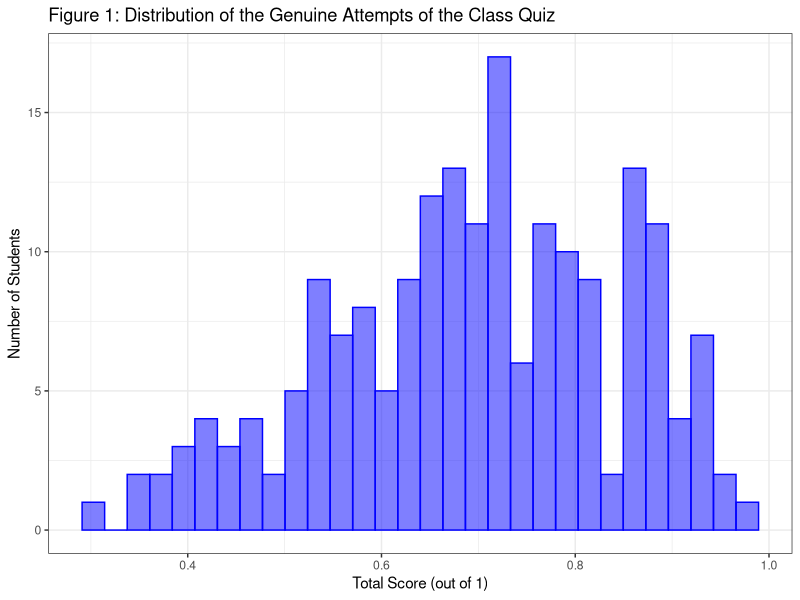
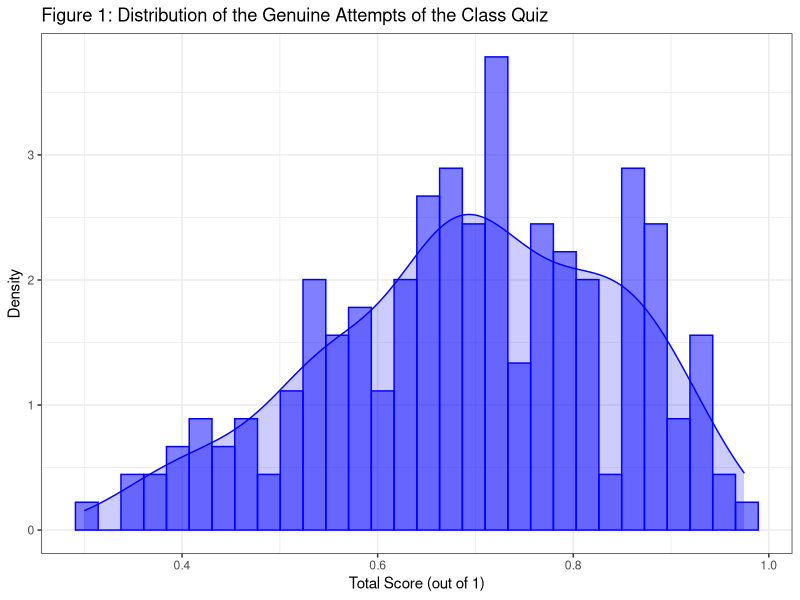
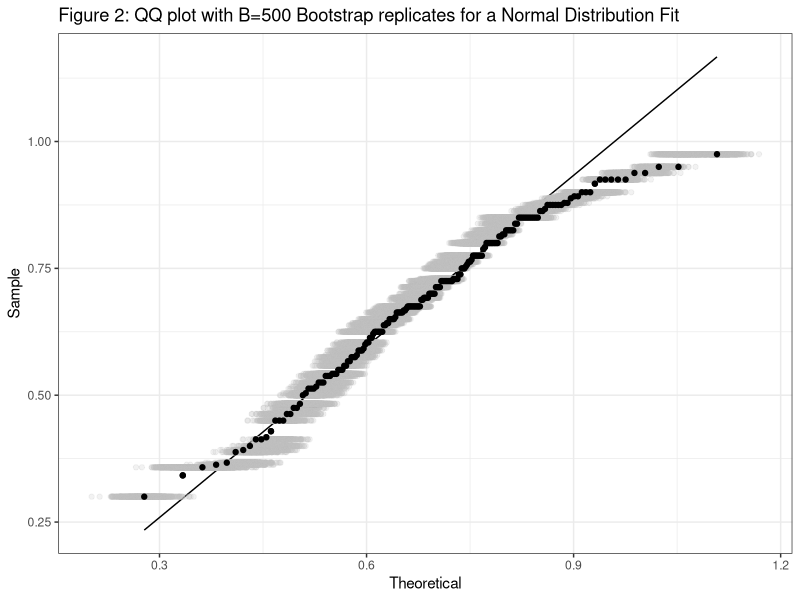
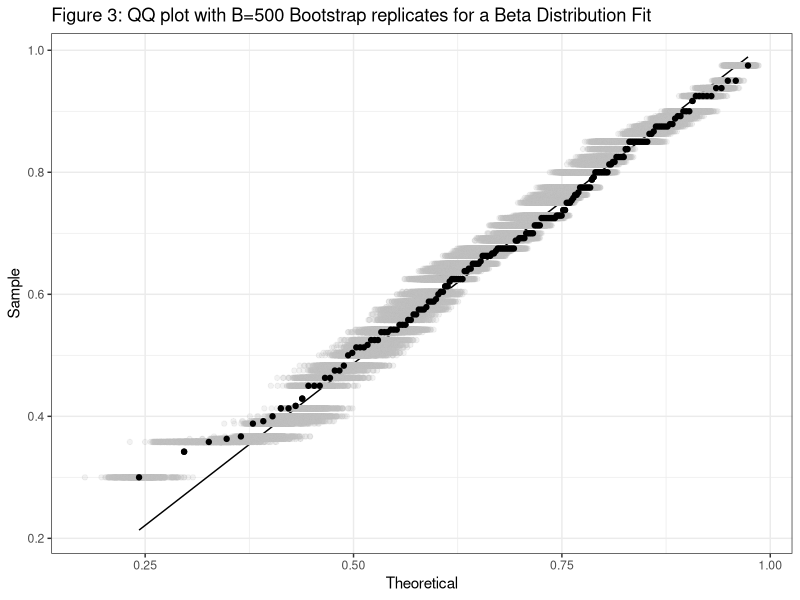
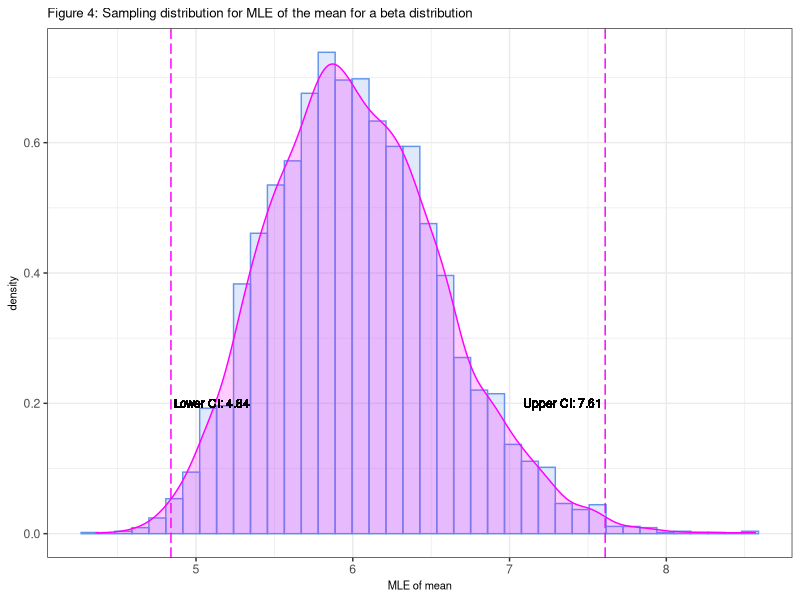

R code for these plots, in order:
## ---- chunk 1
knitr::opts_chunk$set(echo = TRUE, eval = TRUE, warning = FALSE,
message = FALSE, error = FALSE, tidy.opts = list(width.cutoff = 60),
tidy = TRUE)
## ---- chunk 2
library(formatR)
library(tidyverse)
library(kableExtra)
library(broom)
library(MASS)

GradesData <- read.csv("GradesData.csv")
## ---- chunk 3
# Modify the data to ensure that only genuine (non zero) attempts are analysed. 
TidyGradesData <- GradesData |> 
    filter(Total != 0)
## ---- chunk 4
TidyGradesData |> 
    ggplot(aes(Total))  +
  geom_histogram(colour="blue", fill="blue", alpha=0.5, bins=30)  +
  labs(x = "Total Score (out of 1)", y = "Number of Students") + 
  ggtitle("Figure 1: Distribution of the Genuine Attempts of the Class Quiz") + 
    theme_bw()

TidyGradesData |> 
    ggplot(aes(x = Total, y = after_stat(density)))  +
  geom_histogram(colour="blue", fill="blue", alpha=0.5, bins=30)  +
      geom_density(colour="blue", fill="blue", alpha=0.2) +
  labs(x = "Total Score (out of 1)", y = "Density") + 
  ggtitle("Figure 1: Distribution of the Genuine Attempts of the Class Quiz") + 
    theme_bw()

## ---- chunk 5
# Normal Distribution

set.seed(2023)

x<-TidyGradesData$Total
n <-nrow(TidyGradesData)
df <- tibble(id = 1:n, x = x)

normal_fit <- fitdistr(df$x, "normal") 
normal_params <- normal_fit$estimate
mu_tilde <- normal_params[1]
sigma_tilde <- normal_params[2]

normal_MLE.x <- normal_fit$estimate # point estimate 
boot.seq <- seq(1,n,1)/n-1/(2*n)
B <- 500
normal_MLE.x_boot <- matrix(rep(NA,2*B), nrow=B, ncol=2)


p <- ggplot(df, aes(sample = x)) +
  stat_qq(distribution = qnorm, dparams = normal_params) +
  stat_qq_line(distribution = qnorm, 
               dparams = normal_params, color = "black") +
  theme(aspect.ratio = 1) + theme_bw() +
  xlab("Theoretical") + ylab("Sample")

for(i in 1:B){
  temp <- sample(df$x, size=n, replace=TRUE)
  df <- df %>% mutate(temp=temp)
  normal_MLE.x_boot[i,] <- fitdistr(temp, "normal")$estimate
  normal_params_boot <- normal_MLE.x_boot[i,]
  p <- p + stat_qq(aes(sample=temp), distribution = qnorm,
                   dparams = normal_params_boot, colour="grey",
                   alpha=0.2)
}
p <- p + stat_qq(aes(sample=x), distribution = qnorm,
                 dparams = normal_params) + 
  ggtitle("Figure 2: QQ plot with B=500 Bootstrap replicates for a Normal Distribution Fit")
p

# Calculate the BS CIs
normal_boot.LCI.mu <- quantile(normal_MLE.x_boot[,1], c(0.025, 0.975))
normal_boot.LCI.sig <- quantile(normal_MLE.x_boot[,2], c(0.025, 0.975))
## ---- chunk 6
# Beta Distribution

set.seed(2023)

x<-TidyGradesData$Total
n <-nrow(TidyGradesData)
df <- tibble(id = 1:n, x = x)

beta_dist_fit <- fitdistr(df$x,"beta",start=list(shape1=1,shape2=1))
beta_params <- beta_dist_fit$estimate
alpha_tilde <- beta_params[1]
beta_tilde <- beta_params[2]

beta_MLE.x <- beta_dist_fit$estimate # point estimate 
boot.seq <- seq(1,n,1)/n-1/(2*n)
B <- 500
beta_MLE.x_boot <- matrix(rep(NA,2*B), nrow=B, ncol=2)


p <- ggplot(df, aes(sample = x)) +
  stat_qq(distribution = qbeta, dparams = beta_params) +
  stat_qq_line(distribution = qbeta, 
               dparams = beta_params, color = "black") +
  theme(aspect.ratio = 1) + theme_bw() +
  xlab("Theoretical") + ylab("Sample")

for(i in 1:B){
  temp <- sample(df$x, size=n, replace=TRUE)
  df <- df %>% mutate(temp=temp)
  beta_MLE.x_boot[i,] <- fitdistr(temp, "beta",start = list(shape1 = alpha_tilde, shape2 = beta_tilde))$estimate
  beta_params_boot <- beta_MLE.x_boot[i,]
  p <- p + stat_qq(aes(sample=temp), distribution = qbeta,
                   dparams = beta_params_boot, colour="grey",
                   alpha=0.2)
}
p <- p + stat_qq(aes(sample=x), distribution = qbeta,
                 dparams = beta_params) + 
  ggtitle("Figure 3: QQ plot with B=500 Bootstrap replicates for a Beta Distribution Fit")
p
# Calculate the BS CIs
beta_boot.LCI.alpha<-quantile(beta_MLE.x_boot[,1],c(0.025,0.975))
beta_boot.LCI.beta<-quantile(beta_MLE.x_boot[,2],c(0.025,0.975))
## ---- chunk 7
# Calculate the mean
mean_value <- alpha_tilde / (alpha_tilde + beta_tilde)

# Calculate the median using R's built-in qbeta function
median_value <- qbeta(0.5, shape1 = alpha_tilde, shape2 = beta_tilde)
## ---- chunk 8
# Define functions at the start - so you will have it when you need it

########### the bootplot.f function ############

## This function "bootplot.f" takes a vector of Bootstrap samples as the main argument 
## ('stat_boot'), and produces a plot showing the histogram, with smooth density estimate 
##overlay,and also provides a option (detail) for the number of *bins* used in the 
##histogram. You will need to run through the function code once to save it as an object 
##before you can use the function. 

bootplot.f<- function(stat.boot, bins=50, ci = 0.95){
  
  df <- tibble(stat = stat.boot)
  CI <- round(quantile(stat.boot, c((1-ci)/2, ci+(1-ci)/2)),2)
    p <- df %>% ggplot(aes(x=stat, y=after_stat(density))) +  
    geom_histogram(bins=bins, colour="cornflowerblue", fill="cornflowerblue", alpha=0.2) + 
    geom_density(fill="magenta", colour="magenta", alpha=0.2) +
    geom_vline(xintercept = CI, colour = "magenta", linetype=5) +
    geom_text(aes(x = CI[1], y = 0.2, label = paste("Lower CI:", CI[1])),
              color = "black", size = 3, hjust = 0, nudge_x = 0.02) +
    geom_text(aes(x = CI[2], y = 0.2, label = paste("Upper CI:", CI[2])),
              color = "black", size = 3, hjust = 1, nudge_x = -0.02) +
    theme_bw()
  
  p
}

######## end of bootplot.f function #######
## ---- chunk 9

set.seed(2023)
B <- 5000
betadist_MLE.x_boot <- matrix(rep(NA,2*B), nrow=B, ncol=2)

x <- TidyGradesData$Total #re-define so we can cut and paste code
n <- nrow(TidyGradesData)
dt <- tibble(id = 1:n, x = x)

for(i in 1:B){
  temp <- sample(dt$x, size=n, replace=TRUE)
  betadist_MLE.x_boot[i,] <- fitdistr(temp, "beta", start = list(shape1 = alpha_tilde, shape2 = beta_tilde))$estimate
}

betadist_boot.LCI.mu<-quantile(betadist_MLE.x_boot[,1],c(0.005,0.995))

betadist_p_MLEboot.meanGrades <- bootplot.f(betadist_MLE.x_boot[, 1], bins = 40,.99)  +
  ggtitle("Figure 4: Sampling distribution for MLE of the mean for a beta distribution") +
  xlab("MLE of mean") +
  theme(title = element_text(size = 8))

betadist_p_MLEboot.meanGrades
## ---- chunk 10
# Calculate the mean
average_grade <- alpha_tilde / (alpha_tilde + beta_tilde)

lower_bound <- average_grade - 0.15 * average_grade
upper_bound <- average_grade + 0.15 * average_grade

# Calculate the proportion of students within the range
proportion_within_range <- pbeta(upper_bound, shape1 = alpha_tilde, shape2 = beta_tilde) - pbeta(lower_bound, shape1 = alpha_tilde, shape2 = beta_tilde)


proportion_failed <- pbeta(0.60, shape1 = alpha_tilde, shape2 = beta_tilde)
proportion_hd <- 1 - pbeta(0.80, shape1 = alpha_tilde, shape2 = beta_tilde)
